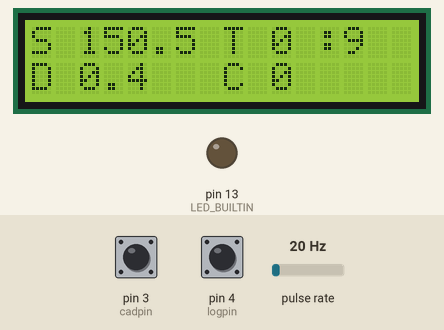
This sketch was run on a simulated Arduino Mega 2560, built with avr-gcc and run on an emulated ATmega2560. Parts: 16×2 character LCD, output pins drawn as LEDs (lit = HIGH). Wiring (inferred from the names in the program): pulse sensor: data pin 2. Inputs (shaded band) come from the test bench; at power-on: pin 4 (logpin) HIGH, pulse rate 20 Hz, pin 3 (cadpin) HIGH. Storage starts empty; what the sketch prints to the serial monitor is not drawn.

Above: at 10.3 s.
10.4 s: pin 4 (logpin) pulled LOW for 0.15 s
At 11.0 s:
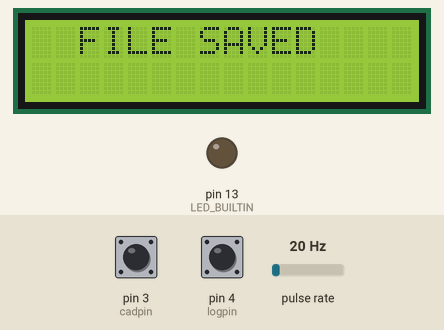
13.5 s: pulse rate (sensor on pin 2) set to 4 Hz
At 15.6 s:
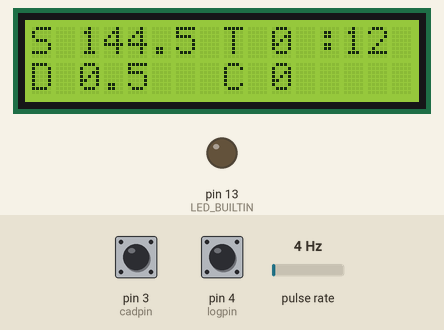
16.5 s: pin 3 (cadpin) pulled LOW for 0.15 s
At 18.4 s:
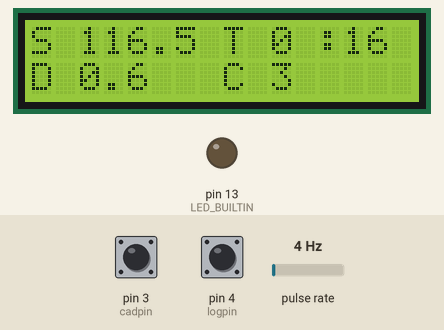
19.6 s: pin 3 (cadpin) pulled LOW for 1 s
At 21.0 s:
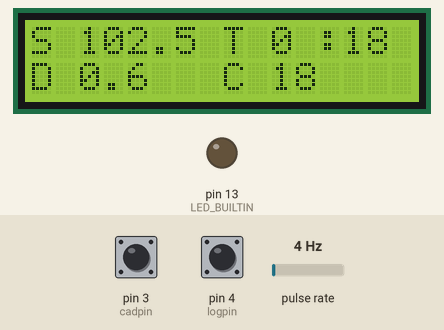
22.9 s: pin 4 (logpin) pulled LOW for 1 s
At 25.8 s:
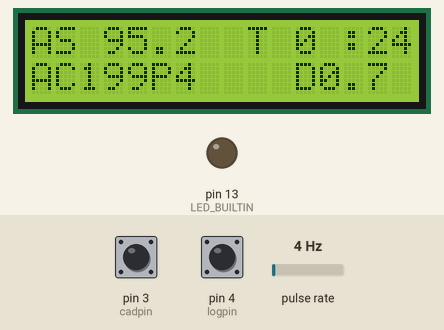
26.9 s: pulse rate (sensor on pin 2) set to 50 Hz
At 29.9 s:
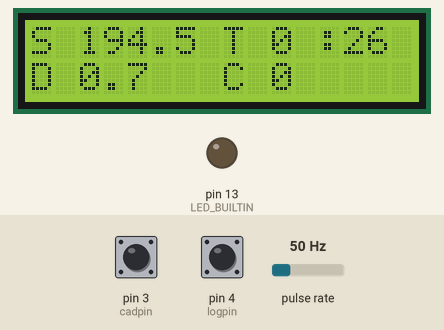
Timing chart, 0 to 30.9 s (numbered marks = the images above; inputs shaded):
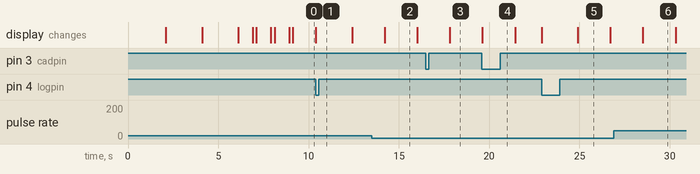

Measured:
- after the input at 10.4 s, the display: changes at once (image 1)
- after the input at 16.5 s, the display: changes after 1.3 s (image 3)
- after the input at 22.9 s, the display: first changes at once (image 5 shows a later state)
- what the display in image 2 shows lasts 1.8 s, from 14.2 s to 16.0 s

The sketch:

Bike_Trainer.ino
```cpp
/*   Cimanes   30/04/2019
 *
 *   Receive speed and cadence signals from a bike trainer
 *   Use one "attachinterrupt" for speed singal.
 *   The "attachinterrupt" will trigger the speed calculations.
 *   Cadence is not triggered with an attach interrupt, as it was causing unstable behavior.
 *   Process the signal as a cycling computer (speed, cadence, pedals, distance, time, average speed/cadence)
 *   Serial print/plot the results
 *   Display results in LCD display
 *   Save results in a file on a SD card (Trainer.log).
 *
 *   Original software has been designed to work with a "Tacx Fortius" bike trainer.
 *   Digital inputs are configured as Input Pullup. Cadence signal is sampled in parallel to the Arduino and to the Fortius.
 *   Note: the Fortius cadence sensor uses voltage (0 VDC = constant) and (-5 VDC = pulses).
 *
 *   SD card attached to SPI bus as follows:
 *   MOSI     - pin 11 (UNO) / pin 51 (MEGA)
 *   MISO     - pin 12 (UNO) / pin 50 (MEGA)
 *   CLK      - pin 13 (UNO) / pin 52 (MEGA)
 *   CS or SS - pin 10 (UNO) / pin 53 (MEGA) / pin 4 (Ethernet Shield)
 *
 *   MISO (Master In Slave Out) - The Slave line for sending data to the master,
 *   MOSI (Master Out Slave In) - The Master line for sending data to the peripherals,
 *   SCK / CLK (Serial Clock) - The clock pulses which synchronize data transmission generated by the master and one line specific for every device:
 *   SS (Slave Select) - the pin on each device that the master can use to enable and disable specific devices.
 *
 *   On the Ethernet Shield, CS is pin 4. It's set as an output by default.
 *   Note that even if it's not used as the CS pin, the hardware SS pin (10 on most Arduino boards, 53 on the Mega)
 *   must be left as an output or the SD library functions will not work.
 *
 *   LCD connection (LCD 1602 used):
 *   {VSS VDD  V0 RS  RW  E D0 D1 D2 D3 D4 D5 D6 D7  A   K }
 *   {GND +5V POT 23 GND 25  -  -  -  - 27 22 24 26 +5V GND}
 */

#include <LiquidCrystal.h>  // LCD library
  LiquidCrystal lcd(23, 25, 27, 22, 24, 26);
// LCD connection   RS   E  D4  D5  D6  D7

#include <SPI.h>            // Library for SPI communication with SD card
#include <SD.h>             // SD card library
  File myFile;

const byte cadpin   =    3 ; // Pin for cadence pulse digital input
const byte logpin   =    4 ; // Pin for "shift" digital input
const byte SSpin    =   53 ; // pin 10 (UNO) or pin 53 (MEGA): "Slave Select"

const byte Dspd     = 2    ; // Max speed difference between consecutive readings (km/h)
const float wheel   = 2.09 ; // wheel length in cms
const int DTspd     = 1500 ; // Max allowed time delay between speed pulses
const int DTspdmin  =  100 ; // Min time delay between speed pulses
const int DTcad     = 3000 ; // Max allowed time delay between cadence pulses
const int DTcadmin  =  350 ; // Min time delay between cadence pulses
const int DTprint   = 2000 ; // Time delay for serial print refresh
const int DTdisp1   = 1800 ; // Time delay for LCD main screen refresh
const int DTdisp2  = 10000 ; // Time delay for LCD second screen refresh
const int DTlog     = 2000 ; // Time delay for data-logger in SD card file

bool cad  = HIGH ;          // Cadence Pulse detector
byte Dcad =    4 ;          // Max cadence difference

long t      = 0 ;           // Current time in miliseconds
long t_c  = 500 ;           // Current "pedalling" time (Cadence > 0).
long t_s  = 100 ;           // Current "cycling" time (Speed > 0).
long tspd   = 0 ;           // Time reference in miliseconds for cadence calculation
long tcad   = 0 ;           // Time reference in miliseconds for cadence calculation
long tprint = 0 ;           // Time reference in miliseconds for signal print
long tdisp1 = 0 ;           // Time reference in miliseconds for LCD refresh
long tdisp2 = 0 ;           // Time reference in miliseconds for LCD screen shift
long tlog   = 0 ;           // Time reference in miliseconds for data-logger


unsigned int Turn   = 0 ;    // Number of pulses from the speed sensor
unsigned int Pedal  = 0 ;    // Number of pedals
unsigned int Pedal0 = 0 ;    // Number of pedals (reference)
float Speed    = 0 ;         // Speed (km/h)
float Speed0   = 0 ;         // Speed reference for filter
byte  Cadence  = 0 ;         // Cadence (rpm)
byte  Cadence0 = 0 ;         // Cadence reference for filter

float flMin = 0 ;            // Time (floating minutes) in movement (speed >0)
byte  Min   = 0 ;            // Time (minutes) in movement (speed > 0)
byte  Sec   = 0 ;            // Time (seconds) in movement (speed > 0)
float Dist  = 0 ;            // Distance (km)
float Avspd = 0 ;            // Average speed (km/h)
byte  Avcad = 0 ;            // Average cadence (pedals / min)

void setup() {
  pinMode(2,        INPUT_PULLUP) ;   // Attach interrupt for speed detection
  pinMode(cadpin,   INPUT_PULLUP) ;   // Pin: input pulse for cadence detection
  pinMode(logpin,   INPUT_PULLUP) ;   // Digital input to save data-log file
  pinMode(SSpin,          OUTPUT) ;   // Slave Select pin for SPI communication
  pinMode(LED_BUILTIN,    OUTPUT) ;
  digitalWrite(LED_BUILTIN,  LOW) ;   // turn the LED off by making the voltage LOW (I don't like it blinking... :-) )
  attachInterrupt(digitalPinToInterrupt(2),Spd_calc,FALLING);

// Initiate LCD display, Serial comm. and SD Card comm.:
  lcd.begin(16, 2);
  Serial.begin (9600);

  lcd.clear();
  lcd.setCursor(0,0);
  lcd.print("SD INITIALIZE...");
  delay(2000);

  if (!SD.begin(SSpin)) {
    lcd.setCursor(0,0);
    lcd.print("SD INIT. FAILED ");
    delay(5000);
    return;
  }
  lcd.setCursor(0,0);
  lcd.print(" SD INIT. DONE  ");
  delay(2000);

// Open file "Trainer.log" to save data:
  myFile = SD.open("Trainer.log", FILE_WRITE);    // Open the file

  if(myFile) {                                    // if the file oens, display an "OK" message:
    lcd.setCursor(0,0);
    lcd.print("   FILE OPEN:   ");
    lcd.setCursor(0,1);
    lcd.print("  TRAINER.LOG   ");
    delay(2000);
    lcd.clear();
  }
  else {                                          // if the file didn't open, display an error message:
    lcd.setCursor(0,0);
    lcd.print("  FILE ERROR:   ");
    lcd.setCursor(0,1);
    lcd.print("  TRAINER.LOG   ");
    delay(5000);
    lcd.clear();
  }

// Print the header in the data-log file:
  myFile.println("Min" + String("\t") + "Speed" + String("\t") + "Cadence" + String("\t") + "Av_Speed"
                 + String("\t") + "Av_Cadence" + String("\t") + "Distance" + String("\t") + "Pedals");

  for (int i=0; i<3; i++)  {        // Initial display on LCD
    lcd.setCursor(4,0);
    lcd.print("CIMANES");
    lcd.setCursor(1,1);
    lcd.print("START TRAINING");
    delay(800);
    lcd.clear();
    delay(200);
  }
}

void loop() {
// Enable line #152 [t = millis();] to maintain LCD and print alive while Speed = 0;
// Disable line #152 [t = millis();] to freeze print and LCD while Speed = 0;
  t = millis();                                           // Time ellapsed since start
  cad = digitalRead(cadpin);
  if (!cad and t - tcad > DTcadmin)     Cad_calc();   // Cadence calculation upon cadence pulse
  if ((t - tprint) > DTprint)           Print()   ;   // Check timer for "print" refresh
  if ((t - tdisp1) > DTdisp1)           Disp()    ;   // Check timer for LD refresh
  if ((t - tlog)   > DTlog  )           Log()     ;   // Check timer for data-logger.
  if (!digitalRead(logpin)) {
    myFile.close();
    lcd.clear();
    lcd.setCursor(2,0);
    lcd.print("FILE SAVED");
    delay(2000);
    lcd.clear();
  }
}

void Spd_calc() {
  t = millis();                                                 // Refresh time
//  if ((t - tspd) > DTspdmin) {      // Filter needed????   ****************
    Speed = (wheel) * 3600 / (t -  tspd);                       // Calculate the raw speed (wheel(209 cm)  * 3.6 = 752.4)
    Speed = constrain(Speed, Speed0 - Dspd, Speed0 + Dspd);     // Constrain speed incremental

    if (t - tspd < DTspd)   t_s = t_s + (t - tspd);             // Increase time counter for average speed
    Speed0 = Speed;                                             // Refresh Speed reference for filter
    tspd = t;                                                   // Refresh time reference for Speed calculation
    Turn++;                                                     // Increase number of wheel turns
}

void Cad_calc() {
    t = millis();                                                      // Refresh time
    if (Cadence0 < 65) Dcad = 15;
    else Dcad = 4;
    Pedal++;                                                           // Increment pedals upon cadence pulse
    Cadence = byte((Pedal - Pedal0) * 60000 / (t - tcad));             // Calculate the raw cadence (include the "lost" pedals)
    Cadence = constrain(Cadence, max(0, Cadence0 - Dcad), Cadence0 + Dcad);

    if(t - tcad < DTcad) t_c = t_c + (t - tcad);                       // Increase time counter for average cadence
    tcad = t;                                                          // Refresh cadence signal timer
    Pedal0 = Pedal;                                                    // Refresh Pedal reference
    Cadence0 = Cadence;                                                // Refresh Cadence reference for filter
}

void Print() {
// Force Speed and cadence to "0" when no pulses are detected for the pre-selected time delay:
  if ((t - tspd) > DTspd) Speed   = 0;
  if ((t - tcad) > DTcad) Cadence = 0;

// Calculate Timers and average values
   flMin = float(t_s) / 60000;                  // Time (floating minutes) in movement (speed >0)
   Min = flMin       ;                          // Time (minutes) in movement (speed > 0)
   Sec = 60 * (flMin - Min);                    // Time (seconds) in movement (speed > 0)
   Dist  = Turn * wheel   / 1000 ;              // Distance (km)
   Avspd = Dist * 3600000 / t_s  ;              // Average speed (km/h)
   Avcad = byte(Pedal * 60000   / t_c)  ;       // Average cadence (pedals / min)

   Serial.print("S:");
   Serial.print(Speed,1);
   Serial.print(" C:");
   Serial.println(Cadence);
//   Additional available plots (can be added to the previous command:
//   Serial.print(" AS:");
//   Serial.print(Avspd);
//   Serial.print(" D:");
//   Serial.print(Dist);
//   Serial.print(" T:");
//   Serial.print(flMin,1);
//   Serial.print(" P:");
//   Serial.print(Pedal/100);
//   Serial.print(" AC:");
//   Serial.println(Avcad);
   tprint = t;
   if (!digitalRead(cadpin) and (t - tcad > DTcadmin))  Pedal++;
}

void Disp() {
// Check if the "shift screen" pushbutton is pressed (digital input pint 7)

   if (t - tdisp2 > DTdisp2) {
     lcd.setCursor(0, 0);
     lcd.print("AS       T   :  ");
     lcd.setCursor(3, 0);
     lcd.print(Avspd, 1);
     lcd.setCursor(11, 0);
     lcd.print(Min);
     lcd.setCursor(14, 0);
     lcd.print(Sec);
     lcd.setCursor(0, 1);
     lcd.print("AC   P     D    ");
     lcd.setCursor(2, 1);
     lcd.print(Avcad);
     lcd.setCursor(6, 1);
     lcd.print(Pedal);
     lcd.setCursor(12, 1);
     lcd.print(Dist,1);
     tdisp1 = t;
     tdisp2 = t;
   }

   else    {
     lcd.setCursor(0, 0);
     lcd.print("                ");
     lcd.setCursor(0, 0);
     lcd.print("S       T   :   ");
     lcd.setCursor(0, 1);
     lcd.print("                ");
     lcd.setCursor(0, 1);
     lcd.print("D       C       ");
     lcd.setCursor(2, 0);
     lcd.print(Speed, 1);
     lcd.setCursor(10, 0);
     lcd.print(Min);
     lcd.setCursor(13,0);
     lcd.print(Sec);
     lcd.setCursor(2, 1);
     lcd.print(Dist,1);
     lcd.setCursor(10, 1);
     lcd.print(Cadence);
     tdisp1 = t;
   }
   if (!digitalRead(cadpin) and (t - tcad > DTcadmin))  Pedal++;
}

void Log() {
  myFile.print(flMin);
  myFile.print("\t");
  myFile.print(Speed,1);
  myFile.print("\t");
  myFile.print(Cadence);
  myFile.print("\t");
  myFile.print(Avspd);
  myFile.print("\t");
  myFile.print(Avcad);
  myFile.print("\t");
  myFile.print(Dist);
  myFile.print("\t");
  myFile.println(Pedal);
  tlog = t;
  if (!digitalRead(cadpin) and (t - tcad > DTcadmin))  Pedal++;
}
```
